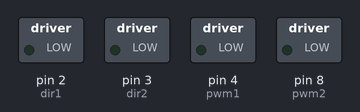
A sketch run on a simulated Arduino Uno, built with avr-gcc and run on an emulated ATmega328P. Parts: switched loads named in the sketch (green lamp = pin HIGH).

Above: at 0.1 s.
At 3.3 s:
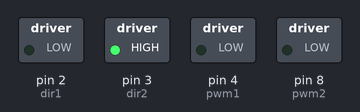
At 9.9 s:
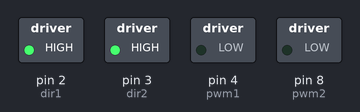
At 19.1 s:
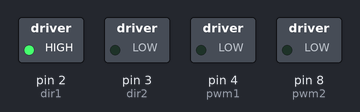
At 22.5 s:
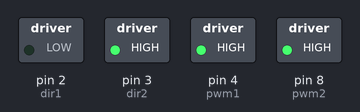
At 38.3 s:
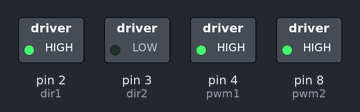
Timing chart, 0 to 39.8 s (numbered marks = the images above):
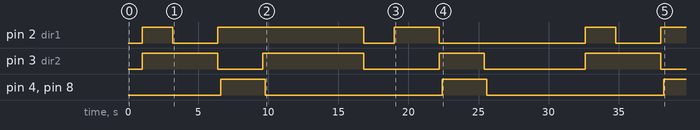

The sketch:

differential.ino
```cpp
/*
cleanbot demo code 1.0
this code does not change any of the output
frequencies of the pins
this code does not integrate/use the lcd keypad
attachment
the goal of the code below is to demonstarte
the control of two motors through cytron hbridge
the intended output (or coded behavior of robot)
is to:
 drive forward
 pause
 drive backward
 pause
 spin right
 pause
 spin left
 pause
 turn right
 pause
 turn left
 pause
 then repeat
*/
// Pin for analog keypad
#define diy_pwm A2
// PWM output pin --for motor1
#define pwm1 4
// Motor direction pin --for motor1
#define dir1 2
// PWM output pin --for motor2
#define pwm2 8
// Motor direction pin --for motor2
#define dir2 3
void setup() {
 // put your setup code here, to run once:
 // Define Pins - setting pins to output
 pinMode(pwm1,OUTPUT);
 pinMode(dir1,OUTPUT);
 pinMode(pwm2,OUTPUT);
 pinMode(dir2,OUTPUT);
}
void loop() {
 // code inside "void loop" runs repeatedly
 //assuming digital write for forward direction
 // robot drives forward
 analogWrite(pwm1,10);
 analogWrite(pwm2,10);
 delay(1000); //delay
 //change direction of both motors
 digitalWrite(dir1,!digitalRead(dir1));
 digitalWrite(dir2,!digitalRead(dir2));
 delay(200);
//robot drives backward
 analogWrite(pwm1,10);
 analogWrite(pwm2,10);
 delay(2000);
 //change direction of motor1
 digitalWrite(dir1,!digitalRead(dir1));
 delay(200);
 //robot spins left
 analogWrite(pwm1,10);
 analogWrite(pwm2,10);
 delay(3000);
 //change direction of both motors
 digitalWrite(dir1,!digitalRead(dir1));
 digitalWrite(dir2,!digitalRead(dir2));
 delay(200);
 //robot spins right
 analogWrite(pwm1,250);
 analogWrite(pwm2,250);
 delay(3000);

 //make direction of both motors forward
 //by changing direction of motor2 back toforward
 digitalWrite(dir2,!digitalRead(dir2));
 //or digitalWrite(dir2, __) .. unknown int val touse
 delay(200);
 //robot turns left : motor1 (left wheel) set tolower speed
 analogWrite(pwm1,1);
 analogWrite(pwm2,10);
 delay(3000);
 //robot turns right : motor2 (right wheel) set tolower speed
 analogWrite(pwm1,10);
 analogWrite(pwm2,1);
 delay(3000);

}
```

Measured:
- by itself, pin 2 (dir1): LOW → HIGH at 1.0 s, → LOW 2.2 s later, → HIGH 3.2 s later, → LOW 10.4 s later, … (9 changes in this stretch)
- by itself, pin 3 (dir2): LOW → HIGH at 1.0 s, → LOW 5.4 s later, → HIGH 3.2 s later, → LOW 7.2 s later, … (8 changes in this stretch)
- by itself, pin 4 (pwm1), pin 8 (pwm2): alternates HIGH for 3.2 s and LOW for 12.6 s
